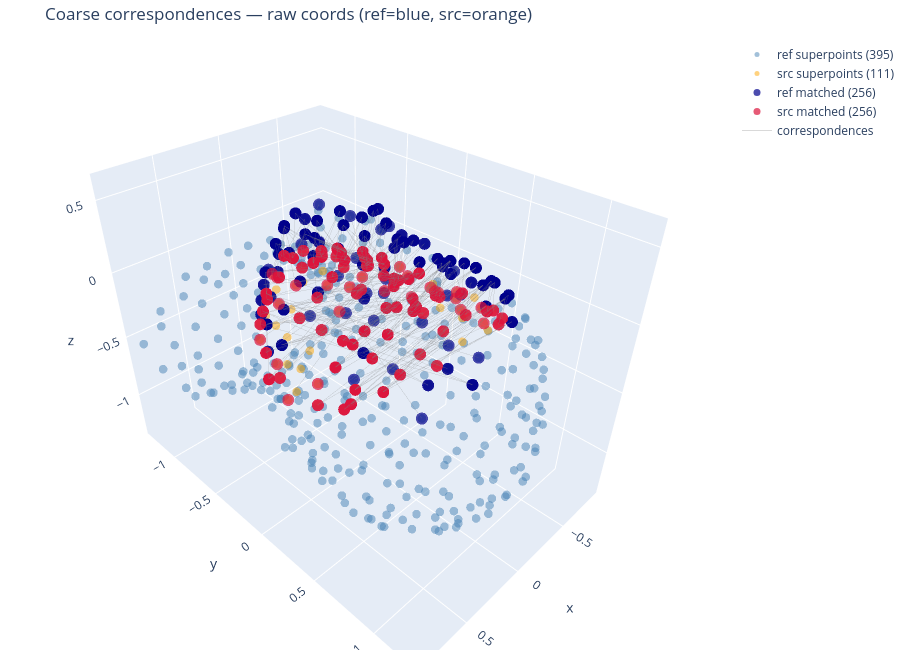

The notebook cell this image was saved under:
### Code cell
ref_pts_c_np  = res0['ref_pts_c'].cpu().numpy()
src_pts_c_np  = res0['src_pts_c'].cpu().numpy()
ref_ci_np     = res0['ref_ci'].cpu().numpy()
src_ci_np     = res0['src_ci'].cpu().numpy()
scores_c_np   = res0['corr_scores_c'].cpu().numpy()

# Color correspondences by rank (bright = high score)
rank_color = (scores_c_np - scores_c_np.min()) / (scores_c_np.max() - scores_c_np.min() + 1e-8)
colors_hex = [f'rgba({int(255*(1-r))},{int(255*r)},0,0.5)' for r in rank_color]

# Build line segments: ref_ci → src_ci (one None-separated polyline)
xs, ys, zs = [], [], []
for ri, si in zip(ref_ci_np, src_ci_np):
    xs += [float(ref_pts_c_np[ri, 0]), float(src_pts_c_np[si, 0]), None]
    ys += [float(ref_pts_c_np[ri, 1]), float(src_pts_c_np[si, 1]), None]
    zs += [float(ref_pts_c_np[ri, 2]), float(src_pts_c_np[si, 2]), None]

line_trace = go.Scatter3d(x=xs, y=ys, z=zs, mode='lines',
                           line=dict(color='gray', width=1), opacity=0.3,
                           name='correspondences', showlegend=True)

fig = go.Figure(data=[
    pcd_trace(ref_pts_c_np, 'steelblue', f'ref superpoints ({len(ref_pts_c_np)})', size=5, opacity=0.5),
    pcd_trace(src_pts_c_np, 'orange',    f'src superpoints ({len(src_pts_c_np)})', size=5, opacity=0.5),
    pcd_trace(ref_pts_c_np[ref_ci_np], 'darkblue', f'ref matched ({len(ref_ci_np)})', size=7),
    pcd_trace(src_pts_c_np[src_ci_np], 'crimson',  f'src matched ({len(src_ci_np)})', size=7),
    line_trace,
])
fig.update_layout(
    title='Coarse correspondences — raw coords (ref=blue, src=orange)',
    height=650, scene=dict(aspectmode='data'), margin=dict(l=0, r=0, b=0, t=40),
)
fig.show()

# Print top-10 by score
top10 = np.argsort(scores_c_np)[::-1][:10]
print('Top-10 coarse matches (ref_pos → src_pos | score):')
for i in top10:
    ri, si = ref_ci_np[i], src_ci_np[i]
    rp = ref_pts_c_np[ri];  sp = src_pts_c_np[si]
    print(f'  ref[{ri:3d}] ({rp[0]:+.3f},{rp[1]:+.3f},{rp[2]:+.3f})'
          f'  →  src[{si:3d}] ({sp[0]:+.3f},{sp[1]:+.3f},{sp[2]:+.3f})'
          f'  score={scores_c_np[i]:.4f}')

### Figure 1 — Plotly figure (JSON) as saved in the notebook; plotly's stock layout.template omitted (floating-point values rounded to 4 significant figures; data arrays with more than 128 entries replaced by an {"elided": "..."} marker saying what was removed)
{"data": [{"marker": {"color": "steelblue", "opacity": 0.5, "size": 5}, "mode": "markers", "name": "ref superpoints (395)", "type": "scatter3d", "x": {"elided": "395 float values"}, "y": {"elided": "395 float values"}, "z": {"elided": "395 float values"}}, {"marker": {"color": "orange", "opacity": 0.5, "size": 5}, "mode": "markers", "name": "src superpoints (111)", "type": "scatter3d", "x": [-0.5886, -0.4092, 0.1608, -0.576, 0.09816, -0.1203, -0.4598, 0.3872, 0.4267, -0.4194, -0.2295, -0.1874, -0.2397, -0.6048, -0.3946, 0.3088, -0.4281, -0.3105, 0.6108, 0.2993, -0.3744, -0.2795, 0.2932, -0.441, -0.07052, 0.3772, -0.1269, 0.1593, 0.2826, 0.4091, 0.03931, 0.4517, -0.5906, 0.6505, 0.4051, -0.2901, -0.4466, 0.5171, -0.0953, -0.5067, 0.6478, 0.4673, -0.5231, -0.3051, 0.4579, 0.09395, -0.6211, 0.2942, 0.5236, 0.08696, 0.6066, -0.292, -0.09804, 0.1254, 0.5355, 0.2018, -0.3748, 0.6139, 0.5376, -0.4183, -0.5093, 0.1127, 0.07175, 0.5175, -0.09908, 0.1089, 0.3932, 0.08488, -0.4166, 0.5687, -0.5967, -0.5081, -0.1323, 0.07885, 0.3365, -0.3858, 0.4326, 0.6156, -0.08101, -0.6207, -0.5565, 0.2824, -0.04609, 0.4335, 0.647, 0.2821, -0.2227, 0.2505, 0.5871, 0.09153, -0.06677, -0.1, -0.2918, -0.3015, 0.6016, 0.6107, -0.1069, 0.1171, -0.5311, -0.4802, -0.2694, -0.1371, -0.02946, 0.2838, 0.5969, 0.2682, 0.1084, 0.4072, 0.1056, -0.06844, -0.124], "y": [0.4822, -0.4238, -0.1047, -0.1029, -0.7332, 0.8268, -0.2707, -0.3391, 0.6868, 0.6506, -0.6258, -0.5793, 0.8129, -0.02795, 0.1901, 0.4851, -0.4539, 0.4963, 0.1063, 0.3002, -0.5129, -0.1001, -0.09296, 0.05377, 0.492, -0.5642, -0.7188, 0.09864, 0.809, -0.453, 0.2745, 0.5096, -0.107, 0.1066, -0.2019, 0.09937, 0.4898, -0.1147, 0.2956, -0.3018, 0.01933, -0.2796, 0.4963, -0.4977, -0.4687, 0.4902, 0.1029, 0.7035, 0.2992, -0.2776, -0.01731, -0.2827, 0.4975, 0.3016, -0.3109, -0.6275, -0.3347, -0.08816, 0.1069, -0.09105, -0.1002, -0.5187, 0.09258, 0.6555, 0.6869, -0.701, 0.2251, -0.07867, 0.379, 0.4998, 0.2887, 0.3082, -0.1054, 0.8087, -0.5219, 0.2599, 0.09271, 0.4614, -0.09214, 0.2905, -0.2331, 0.08156, -0.2795, -0.0951, 0.2825, -0.2962, -0.4796, -0.4959, -0.14, -0.6344, -0.6288, -0.6893, 0.6931, 0.3, 0.5004, 0.2474, -0.4951, -0.3195, 0.09896, 0.6794, -0.6299, 0.1159, 0.2475, -0.6512, -0.2205, -0.6185, 0.7001, 0.3172, 0.4916, 0.07677, -0.3296], "z": [-0.2293, -0.1884, 0.1728, -0.2981, -0.2054, 0.1063, -0.1366, -0.01629, 0.02473, 0.01891, -0.1517, -0.0008123, 0.0823, -0.3917, -0.007872, 0.1203, -0.31, 0.1175, -0.1499, 0.04948, -0.2922, 0.08776, 0.09365, 0.01887, 0.204, -0.2742, -0.234, 0.147, 0.07005, -0.1465, 0.2193, 0.05, -0.4053, -0.2913, 0.01377, 0.05813, 0.0259, -0.08819, 0.09754, -0.2901, -0.4041, -0.1088, -0.07704, -0.1007, -0.3091, 0.2046, -0.2978, 0.09519, -0.08273, 0.213, -0.1857, 0.05886, 0.185, 0.1249, -0.2906, 0.0008816, -0.05225, -0.3186, -0.06144, 0.01801, -0.09157, 0.1217, 0.2901, -0.0562, 0.1508, -0.09358, -0.00638, 0.2671, 0.03049, -0.1004, -0.2187, -0.08439, 0.171, 0.1202, -0.08687, -0.01141, 0.02212, -0.2312, 0.2523, -0.2922, -0.4146, 0.07238, 0.2178, 0.01491, -0.2885, 0.08681, 0.02038, 0.04827, -0.2593, 0.08574, 0.06427, -0.09898, 0.09, 0.05173, -0.1797, -0.1786, 0.09866, 0.1665, -0.07821, -0.05013, -0.282, 0.1306, 0.2186, -0.2586, -0.4108, -0.1152, 0.1493, 0.02112, 0.1875, 0.2824, 0.1416]}, {"marker": {"color": "darkblue", "opacity": 0.7, "size": 7}, "mode": "markers", "name": "ref matched (256)", "type": "scatter3d", "x": {"elided": "256 float values"}, "y": {"elided": "256 float values"}, "z": {"elided": "256 float values"}}, {"marker": {"color": "crimson", "opacity": 0.7, "size": 7}, "mode": "markers", "name": "src matched (256)", "type": "scatter3d", "x": {"elided": "256 float values"}, "y": {"elided": "256 float values"}, "z": {"elided": "256 float values"}}, {"line": {"color": "gray", "width": 1}, "mode": "lines", "name": "correspondences", "opacity": 0.3, "showlegend": true, "type": "scatter3d", "x": {"elided": "768 float values"}, "y": {"elided": "768 float values"}, "z": {"elided": "768 float values"}}], "layout": {"height": 650, "margin": {"b": 0, "l": 0, "r": 0, "t": 40}, "scene": {"aspectmode": "data"}, "title": {"text": "Coarse correspondences — raw coords (ref=blue, src=orange)"}}}
